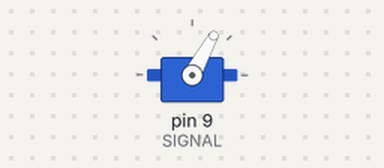
This sketch was run on a simulated Arduino Uno, built with avr-gcc and run on an emulated ATmega328P. Shown: servo.

Above: at 0.05 s.
At 3.2 s:
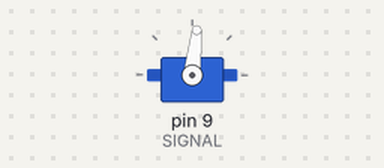
At 6.4 s:
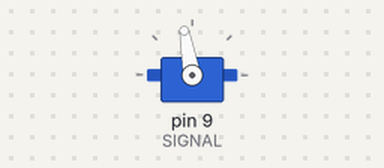
Timing chart, 0 to 11.2 s (numbered marks = the images above):
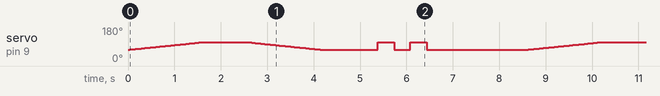

Measured:
- by itself, servo on pin 9 (SIGNAL): moves between 60° and 100°, repeating every 8.6 s

The sketch:

creature.ino
```cpp
// Curriculum manuscript. Target: Arduino Uno R3, 5 V logic only.
// NOT Arduino-core-compiled, uploaded or physically bench-tested.
// Servo uses adult-prepared external regulated 5 V and common GND.
// Keep external positive separate from Uno 5 V. Isolate BOTH sources before changes.
#include <Servo.h>
Servo arm;
const byte SIGNAL=9;
const int LOW_TARGET=60,HIGH_TARGET=100; // Adult bench-verifies actual safe range.
void servoStart(){arm.attach(SIGNAL);arm.write(LOW_TARGET);}
void setup(){servoStart();}
void loop(){
  // Gesture A: gradual turn, then pause.
  for(int a=LOW_TARGET;a<=HIGH_TARGET;a++){arm.write(a);delay(40);}
  delay(900);
  for(int a=HIGH_TARGET;a>=LOW_TARGET;a--){arm.write(a);delay(40);}
  delay(1200);
  // Gesture B: two quick moves within the same reviewed targets.
  for(byte i=0;i<2;i++){
    arm.write(HIGH_TARGET);delay(350);arm.write(LOW_TARGET);delay(350);
  }
  delay(1800);
}
```
